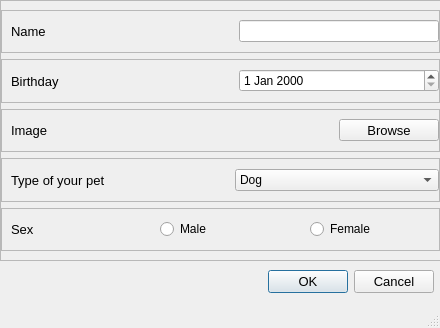
<?xml version="1.0" encoding="UTF-8"?>
<ui version="4.0">
 <class>addDialog</class>
 <widget class="QMainWindow" name="addDialog">
  <property name="geometry">
   <rect>
    <x>0</x>
    <y>0</y>
    <width>440</width>
    <height>328</height>
   </rect>
  </property>
  <property name="windowTitle">
   <string>MainWindow</string>
  </property>
  <widget class="QWidget" name="centralwidget">
   <widget class="QFrame" name="frame">
    <property name="geometry">
     <rect>
      <x>0</x>
      <y>0</y>
      <width>441</width>
      <height>261</height>
     </rect>
    </property>
    <property name="frameShape">
     <enum>QFrame::StyledPanel</enum>
    </property>
    <property name="frameShadow">
     <enum>QFrame::Raised</enum>
    </property>
    <layout class="QVBoxLayout" name="verticalLayout_2">
     <property name="leftMargin">
      <number>0</number>
     </property>
     <property name="rightMargin">
      <number>0</number>
     </property>
     <item>
      <widget class="QFrame" name="titleFrame">
       <property name="frameShape">
        <enum>QFrame::StyledPanel</enum>
       </property>
       <property name="frameShadow">
        <enum>QFrame::Raised</enum>
       </property>
       <layout class="QHBoxLayout" name="horizontalLayout">
        <property name="spacing">
         <number>20</number>
        </property>
        <property name="rightMargin">
         <number>0</number>
        </property>
        <item>
         <widget class="QLabel" name="titleLabel">
          <property name="minimumSize">
           <size>
            <width>100</width>
            <height>0</height>
           </size>
          </property>
          <property name="font">
           <font>
            <pointsize>10</pointsize>
           </font>
          </property>
          <property name="text">
           <string>Name</string>
          </property>
         </widget>
        </item>
        <item>
         <widget class="QLineEdit" name="txtname">
          <property name="maximumSize">
           <size>
            <width>200</width>
            <height>16777215</height>
           </size>
          </property>
         </widget>
        </item>
       </layout>
      </widget>
     </item>
     <item>
      <widget class="QFrame" name="releasedateFrame">
       <property name="frameShape">
        <enum>QFrame::StyledPanel</enum>
       </property>
       <property name="frameShadow">
        <enum>QFrame::Raised</enum>
       </property>
       <layout class="QHBoxLayout" name="horizontalLayout_2">
        <property name="spacing">
         <number>5</number>
        </property>
        <property name="rightMargin">
         <number>0</number>
        </property>
        <item>
         <widget class="QLabel" name="releasedateLabel">
          <property name="minimumSize">
           <size>
            <width>100</width>
            <height>0</height>
           </size>
          </property>
          <property name="font">
           <font>
            <pointsize>10</pointsize>
           </font>
          </property>
          <property name="text">
           <string>Birthday</string>
          </property>
         </widget>
        </item>
        <item>
         <widget class="QDateEdit" name="txtBirthday">
          <property name="maximumSize">
           <size>
            <width>200</width>
            <height>16777215</height>
           </size>
          </property>
         </widget>
        </item>
       </layout>
      </widget>
     </item>
     <item>
      <widget class="QFrame" name="imageFrame">
       <property name="frameShape">
        <enum>QFrame::StyledPanel</enum>
       </property>
       <property name="frameShadow">
        <enum>QFrame::Raised</enum>
       </property>
       <layout class="QHBoxLayout" name="horizontalLayout_3">
        <property name="spacing">
         <number>20</number>
        </property>
        <property name="rightMargin">
         <number>0</number>
        </property>
        <item>
         <widget class="QLabel" name="imageLabel">
          <property name="minimumSize">
           <size>
            <width>100</width>
            <height>0</height>
           </size>
          </property>
          <property name="font">
           <font>
            <pointsize>10</pointsize>
           </font>
          </property>
          <property name="text">
           <string>Image</string>
          </property>
         </widget>
        </item>
        <item>
         <widget class="QToolButton" name="uploadImgButton">
          <property name="minimumSize">
           <size>
            <width>100</width>
            <height>0</height>
           </size>
          </property>
          <property name="maximumSize">
           <size>
            <width>100</width>
            <height>16777215</height>
           </size>
          </property>
          <property name="font">
           <font>
            <pointsize>10</pointsize>
           </font>
          </property>
          <property name="text">
           <string>Browse</string>
          </property>
          <property name="checkable">
           <bool>true</bool>
          </property>
          <property name="autoExclusive">
           <bool>true</bool>
          </property>
         </widget>
        </item>
       </layout>
      </widget>
     </item>
     <item>
      <widget class="QFrame" name="ratingFrame">
       <property name="frameShape">
        <enum>QFrame::StyledPanel</enum>
       </property>
       <property name="frameShadow">
        <enum>QFrame::Raised</enum>
       </property>
       <layout class="QHBoxLayout" name="horizontalLayout_4">
        <property name="spacing">
         <number>20</number>
        </property>
        <property name="rightMargin">
         <number>0</number>
        </property>
        <item>
         <widget class="QLabel" name="ratingLabel">
          <property name="minimumSize">
           <size>
            <width>100</width>
            <height>0</height>
           </size>
          </property>
          <property name="font">
           <font>
            <pointsize>10</pointsize>
           </font>
          </property>
          <property name="text">
           <string>Type of your pet</string>
          </property>
         </widget>
        </item>
        <item>
         <widget class="QComboBox" name="comboBox">
          <property name="currentIndex">
           <number>0</number>
          </property>
          <property name="insertPolicy">
           <enum>QComboBox::InsertBeforeCurrent</enum>
          </property>
          <property name="sizeAdjustPolicy">
           <enum>QComboBox::AdjustToMinimumContentsLength</enum>
          </property>
          <item>
           <property name="text">
            <string>Dog</string>
           </property>
          </item>
          <item>
           <property name="text">
            <string>Cat</string>
           </property>
          </item>
          <item>
           <property name="text">
            <string>Bird</string>
           </property>
          </item>
          <item>
           <property name="text">
            <string>Fish</string>
           </property>
          </item>
          <item>
           <property name="text">
            <string>Other</string>
           </property>
          </item>
         </widget>
        </item>
       </layout>
      </widget>
     </item>
     <item>
      <widget class="QFrame" name="urlFrame">
       <property name="frameShape">
        <enum>QFrame::StyledPanel</enum>
       </property>
       <property name="frameShadow">
        <enum>QFrame::Raised</enum>
       </property>
       <layout class="QHBoxLayout" name="horizontalLayout_5">
        <property name="spacing">
         <number>20</number>
        </property>
        <property name="rightMargin">
         <number>0</number>
        </property>
        <item>
         <widget class="QLabel" name="urlLabel">
          <property name="minimumSize">
           <size>
            <width>100</width>
            <height>0</height>
           </size>
          </property>
          <property name="font">
           <font>
            <pointsize>10</pointsize>
           </font>
          </property>
          <property name="text">
           <string>Sex</string>
          </property>
         </widget>
        </item>
        <item>
         <widget class="QRadioButton" name="rdoMale">
          <property name="text">
           <string>Male</string>
          </property>
         </widget>
        </item>
        <item>
         <widget class="QRadioButton" name="rdoFemale">
          <property name="text">
           <string>Female</string>
          </property>
         </widget>
        </item>
       </layout>
      </widget>
     </item>
    </layout>
   </widget>
   <widget class="QDialogButtonBox" name="buttonBox">
    <property name="geometry">
     <rect>
      <x>-7</x>
      <y>270</y>
      <width>441</width>
      <height>24</height>
     </rect>
    </property>
    <property name="font">
     <font>
      <pointsize>10</pointsize>
     </font>
    </property>
    <property name="orientation">
     <enum>Qt::Horizontal</enum>
    </property>
    <property name="standardButtons">
     <set>QDialogButtonBox::Cancel|QDialogButtonBox::Ok</set>
    </property>
   </widget>
  </widget>
  <widget class="QStatusBar" name="statusbar"/>
 </widget>
 <resources/>
 <connections/>
</ui>
